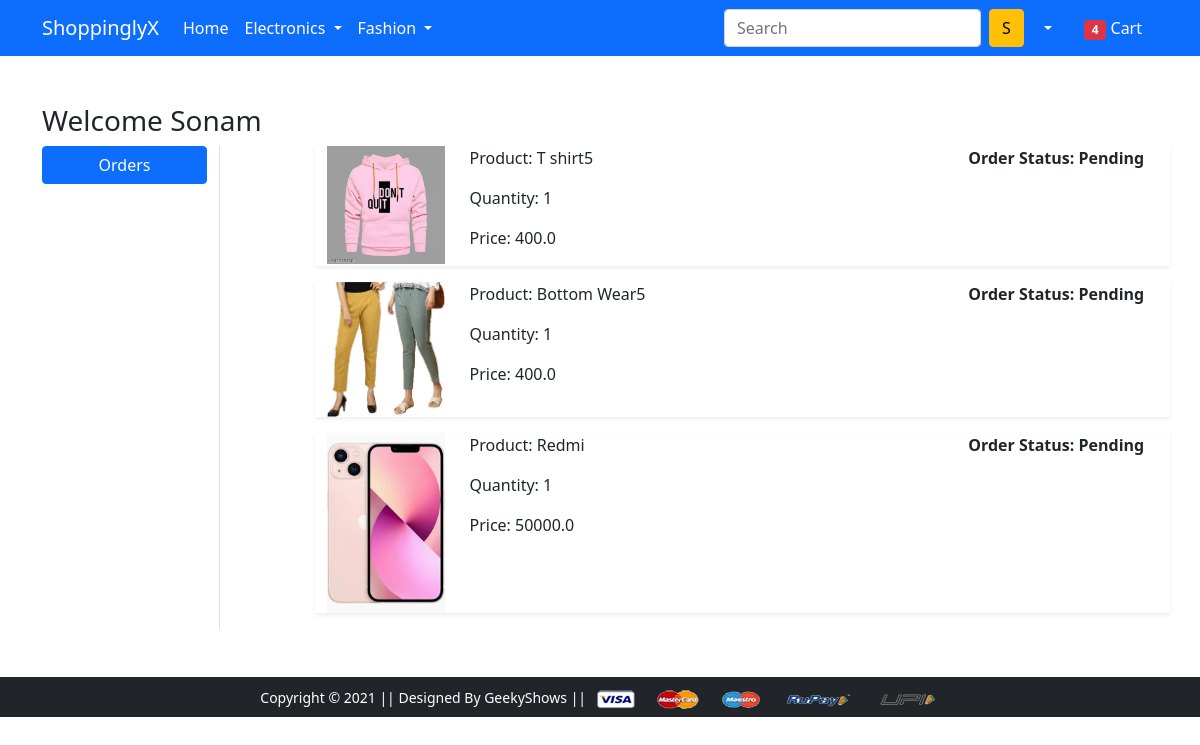
Page /orders/ (signed in) on the committed database.
### app/models.py (models this page shows, shortened)
class OrderPlaced(models.Model):
    user = models.ForeignKey(User, on_delete=models.CASCADE)
    customer = models.ForeignKey(Customer, on_delete=models.CASCADE)
    product = models.ForeignKey(Product, on_delete=models.CASCADE)
    quantity = models.PositiveIntegerField(default=1)
    ordered_date = models.DateTimeField(auto_now_add=True)
    status = models.CharField(max_length=50,
    choices=STATUS_CHOICES,default='Pending')
    @property
    def total_cost(self):
     return self.quantity * self.product.discounted_price

class Product(models.Model):
    title = models.CharField(max_length=100)
    selling_price = models.FloatField()
    discounted_price = models.FloatField()
    description = models.TextField()
    brand = models.CharField(max_length=100)
    category = models.CharField( choices=CATEGORY_CHOICES, max_length=2)
    product_image = models.ImageField(upload_to='productimg')

### app/views.py (the view)
# urls.py: path('orders/', views.orders, name='orders'),
def orders(request):
  op = OrderPlaced.objects.filter(user=request.user)
  return render(request, 'app/orders.html', {'order_placed' :op})

### app/templates/app/orders.html (shortened to what this page needs)
{% extends 'app/base.html' %}
{% load static %}
{% block main-content %}
<div class="container my-5">
 <div class="row">
 <h3>Welcome <span class="text-capitalize">{{request.user}}</span></h3>
  <div class="col-sm-2 border-end">
   <ul class="list-unstyled">
    <li class="d-grid"><a href="{% url 'orders' %}" class="btn btn-primary">Orders</a></li>
   </ul>
  </div>
  <div class="col-sm-9 offset-sm-1">
    {% for op in order_placed %}
   <div class="row shadow-sm mb-3">
    <div class="col-sm-2">
    <img src="{{op.product.product_image.url}}" alt="" srcset="" class="img-fluid" height="150" width="150">
   </div>
   <div class="col-sm-7">
    <p>Product: {{op.product.title}}</p>
    <p>Quantity: {{op.quantity}}</p>
    <p>Price: {{op.total_cost}}</p>
   </div>
   <div class="col-sm-3 fw-bold">
    <p>Order Status: {{op.status}}</p>
</div>
</div>
{% endfor %}
</div>
</div>
</div>
{% endblock main-content %}

### rows in the picture
OrderPlaced: product.product_image (picture), product "T shirt5", quantity "1", total_cost "400.0", status "Pending"
OrderPlaced: product.product_image (picture), product "Bottom Wear5", quantity "1", total_cost "400.0", status "Pending"
OrderPlaced: product.product_image (picture), product "Redmi", quantity "1", total_cost "50000.0", status "Pending"

### other values in the picture
{{ request.user }} "Sonam"
